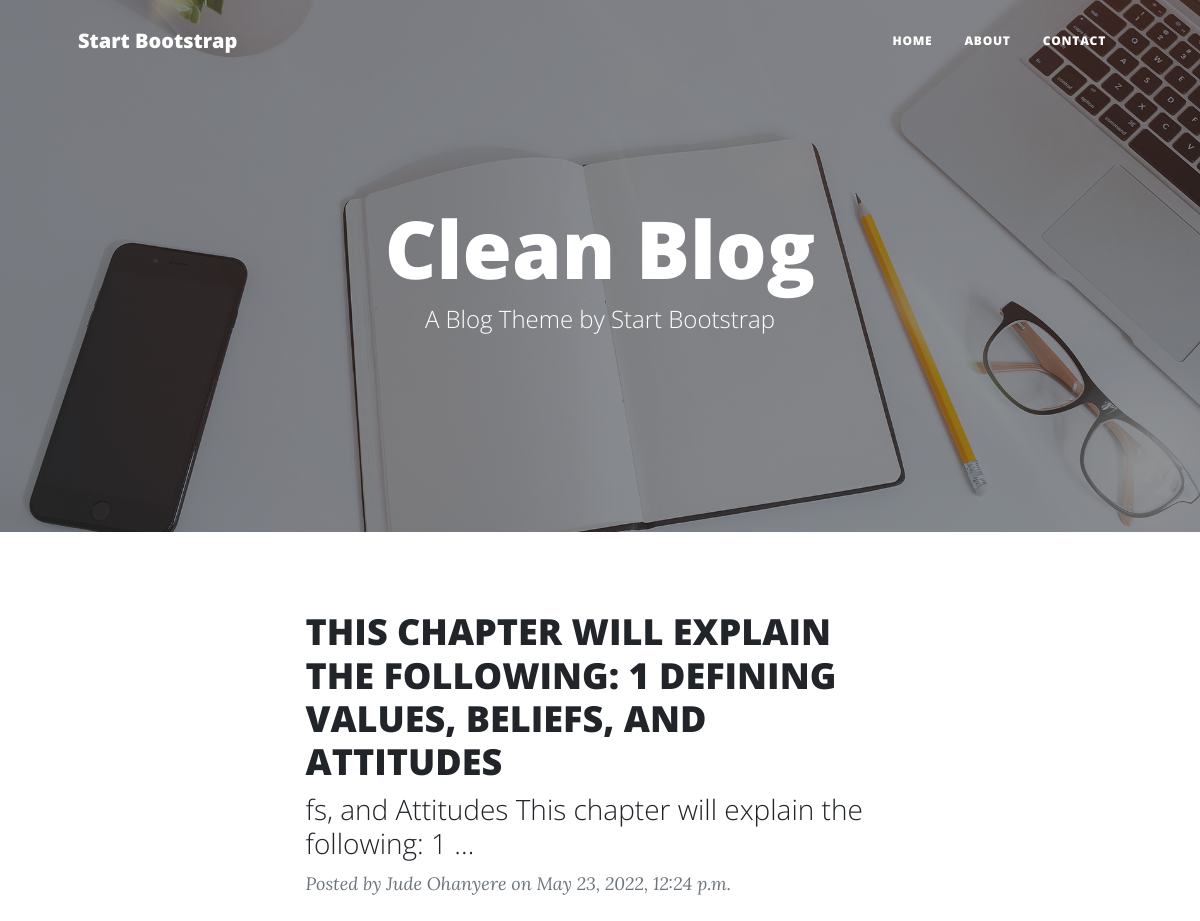
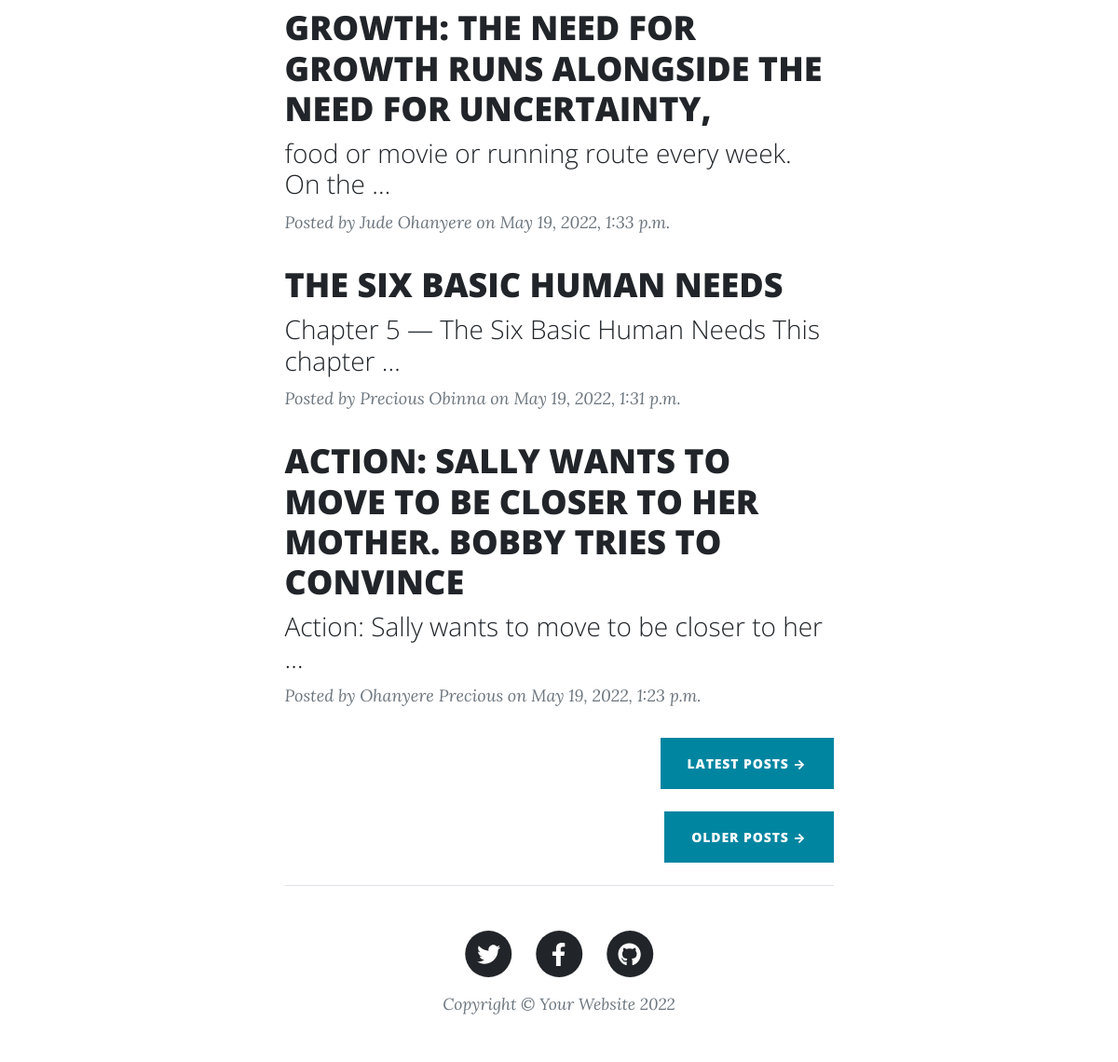
The page /next on the database its author committed (2 pictures, top to bottom).
### myapp/models.py (models this page shows, shortened)
class Home(models.Model):
    PRECIOUS_OBINNA = 'Precious Obinna'
    OHANYERE_PRECIOUS = 'Ohanyere Precious'
    JUDE_OHANYERE = 'Jude Ohanyere'
    AUTHOR_CHOICE = (
        (PRECIOUS_OBINNA, 'Precious Obinna'),
        (OHANYERE_PRECIOUS, 'Ohanyere Precious'),
        (JUDE_OHANYERE, 'Jude Ohanyere')
    )
    title = models.CharField(max_length=1000)
    body = models.TextField()
    author = models.CharField(max_length=100, choices=AUTHOR_CHOICE)
    time = models.DateTimeField(auto_now_add=True)

### myapp/views.py (the view)
# urls.py: path('next', next, name='next'),
def next(request):
    home = Home.objects.order_by('-time')[4:8]
    return render(request, 'newindex.html', {'home': home})

### templates/newindex.html (shortened to what this page needs)
{% load static %}
<!DOCTYPE html>
<html lang="en">
<head>
    <link href="{% static 'css/styles.css' %}" rel="stylesheet" />
</head>
<body>
    <nav class="navbar navbar-expand-lg navbar-light" id="mainNav">
        <div class="container px-4 px-lg-5">
            <a class="navbar-brand" href="/">Start Bootstrap</a>
            <div class="collapse navbar-collapse" id="navbarResponsive">
                <ul class="navbar-nav ms-auto py-4 py-lg-0">
                    <li class="nav-item"><a class="nav-link px-lg-3 py-3 py-lg-4" href="/">Home</a></li>
                    <li class="nav-item"><a class="nav-link px-lg-3 py-3 py-lg-4" href="about">About</a></li>
                    <li class="nav-item"><a class="nav-link px-lg-3 py-3 py-lg-4" href="contact">Contact</a></li>
                </ul>
            </div>
        </div>
    </nav>
    <header class="masthead" style="background-image: url('assets/img/home-bg.jpg')">
        <div class="container position-relative px-4 px-lg-5">
            <div class="row gx-4 gx-lg-5 justify-content-center">
                <div class="col-md-10 col-lg-8 col-xl-7">
                    <div class="site-heading">
                        <h1>Clean Blog</h1>
                        <span class="subheading">A Blog Theme by Start Bootstrap</span>
                    </div>
                </div>
            </div>
        </div>
    </header>
    <div class="container px-4 px-lg-5">
        <div class="row gx-4 gx-lg-5 justify-content-center">
            <div class="col-md-10 col-lg-8 col-xl-7">
                {% for hom in home %}
                <div class="post-preview">
                    <a href="post/{{hom.id}}">
                        <h2 class="post-title">{{hom.title|upper}}</h2>
                        <h3 class="post-subtitle">{{hom.body|truncatewords:10}}</h3>
                    </a>
                    <p class="post-meta">
                        Posted by
                        {{hom.author}}
                        on {{hom.time}}
                    </p>
                    {% endfor %}
                </div>
                <div class="d-flex justify-content-end mb-4"><a class="btn btn-primary text-uppercase" href="next">Latest
                        Posts →</a></div>
                <div class="d-flex justify-content-end mb-4"><a class="btn btn-primary text-uppercase" href="next_page">Older
                        Posts →</a></div>
            </div>
        </div>
    </div>
    <footer class="border-top">
        <div class="container px-4 px-lg-5">
            <div class="row gx-4 gx-lg-5 justify-content-center">
                <div class="col-md-10 col-lg-8 col-xl-7">
                    <ul class="list-inline text-center">
                        <li class="list-inline-item">
                            <a href="#!">
                                <span class="fa-stack fa-lg">
                                    <i class="fas fa-circle fa-stack-2x"></i>
                                    <i class="fab fa-twitter fa-stack-1x fa-inverse"></i>
                                </span>
                            </a>
                        </li>
                        <li class="list-inline-item">
                            <a href="#!">
                                <span class="fa-stack fa-lg">
                                    <i class="fas fa-circle fa-stack-2x"></i>
                                    <i class="fab fa-facebook-f fa-stack-1x fa-inverse"></i>
                                </span>
                            </a>
                        </li>
                        <li class="list-inline-item">
                            <a href="#!">
                                <span class="fa-stack fa-lg">
                                    <i class="fas fa-circle fa-stack-2x"></i>
                                    <i class="fab fa-github fa-stack-1x fa-inverse"></i>
                                </span>
                            </a>
                        </li>
                    </ul>
                    <div class="small text-center text-muted fst-italic">Copyright &copy; Your Website 2022</div>
                </div>
            </div>
        </div>
    </footer>
</body>
</html>

### rows shown on the page
Home: title "THIS CHAPTER WILL EXPLAIN THE FOLLOWING: 1 DEFINING VALUES, BELIEFS, AND ATTITUDES", body "fs, and Attitudes This chapter will explain the following: 1 …", author "Jude Ohanyere", time "May 23, 2022, 12:24 p.m."
Home: title "GROWTH: THE NEED FOR GROWTH RUNS ALONGSIDE THE NEED FOR UNCERTAINTY,", body "food or movie or running route every week. On the …", author "Jude Ohanyere", time "May 19, 2022, 1:33 p.m."
Home: title "THE SIX BASIC HUMAN NEEDS", body "Chapter 5 — The Six Basic Human Needs This chapter …", author "Precious Obinna", time "May 19, 2022, 1:31 p.m."
Home: title "ACTION: SALLY WANTS TO MOVE TO BE CLOSER TO HER MOTHER. BOBBY TRIES TO CONVINCE", body "Action: Sally wants to move to be closer to her …", author "Ohanyere Precious", time "May 19, 2022, 1:23 p.m."
